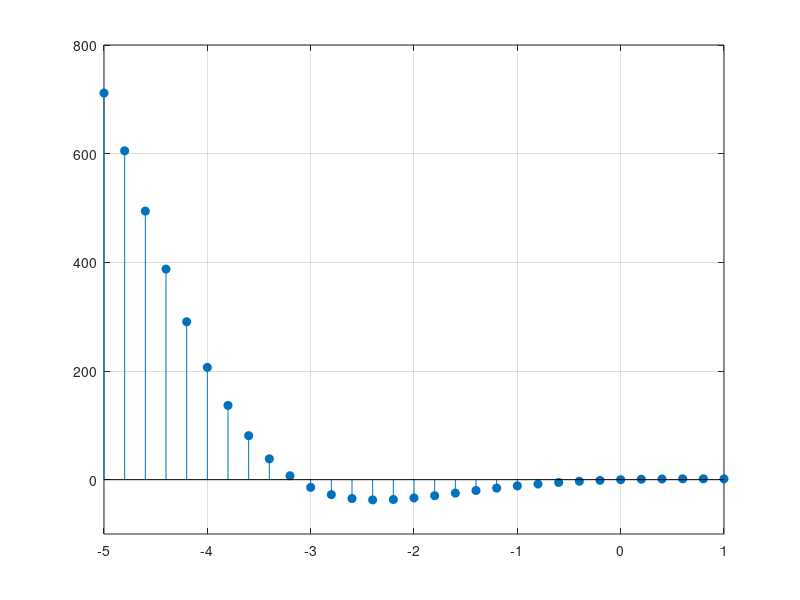

Reproduce this figure in MATLAB.
%Define a function
x = linspace(-5, 1, 31);
y = 5 .* exp(-x) .* sin(x);

% Draw a plot
figure(2);
stem(x, y, 'filled');
xlim([-5, 1]);
ylim([-100, 800]);
grid on;